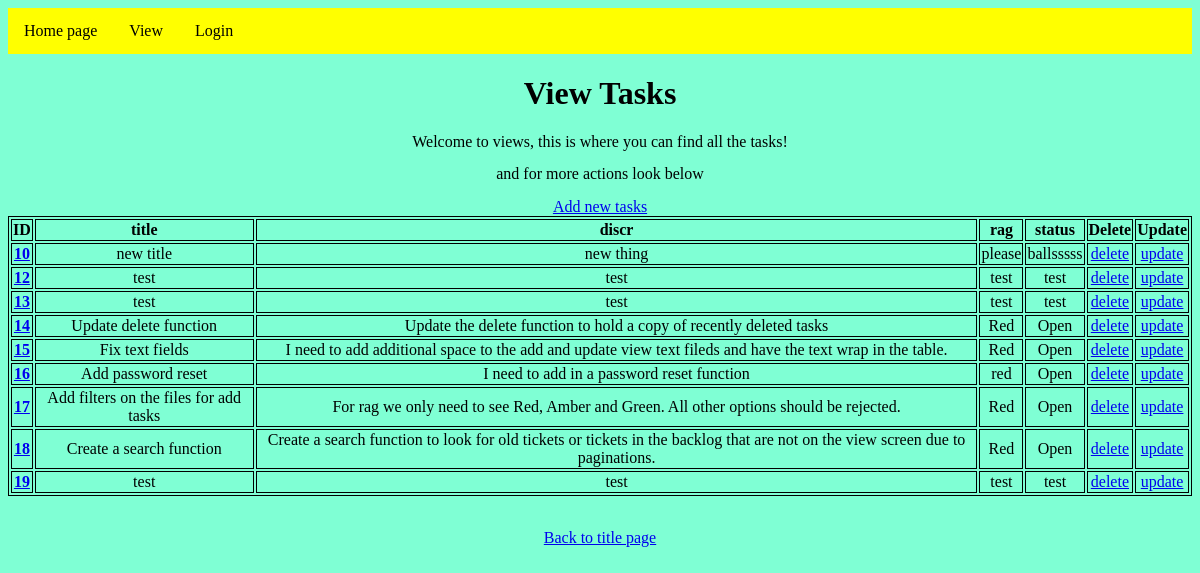
Screenshot of /view/ with the database file from the repository.
### taskmanager/models.py (models this page shows, shortened)
class Task(models.Model):
    title = models.CharField(max_length=255)
    discr = models.CharField(max_length=255)
    rag = models.CharField(max_length=255)
    status = models.CharField(max_length=255)

### taskmanager/views.py (the view)
# urls.py: path("view/", views.TaskListView.as_view(), name="view_tasks"),
class TaskListView(ContextDataMixim, generic.ListView):
    model = Task
    title = "View"
    template_name = "view.html"
    context_object_name = "model"
    paginate_by = 10
    ordering = ["id"]

### taskmanager/views.py (called while the page is built)
    def get_context_data(self, **kwargs: Any) -> dict[str, Any]:
        context = super().get_context_data(**kwargs)
        context["fields"] = Task._meta.fields
        return context

### taskmanager/templates/view.html (shortened to what this page needs)
{% extends "base_layout.html" %}
{% load static %}
        {% block content %}
        <body>
        {% block title%}<h1>View Tasks</h1>{% endblock %}
        <p>Welcome to views, this is where you can find all the tasks!</p>
        <p>and for more actions look below</p>
        <a href="create">Add new tasks</a>
        <br>
        {% endblock %}
        {% block table %}
                <table class="center">
                {% for field in fields %}<th>{{ field.verbose_name }}</th>{% endfor %}
                <th>Delete</th>
                <th>Update</th>
                {% for task in model %}
                    <tr>
                        <td>
                            <a href="{% url 'detail' task.id %}"><b>{{ task.id }}</b></a>
                        </td>
                        <td>{{ task.title }}</td>
                        <td>{{ task.discr }}</td>
                        <td>{{ task.rag }}</td>
                        <td>{{ task.status }}</td>
                        <td><a href="{% url 'delete' task.id %}">delete</a></td>
                        <td><a href="{% url 'update' task.id %}">update</a></td>
                    </tr>
                {% endfor %}
            </table>
        <br>
        <p><a href="{% url 'main' %}">Back to title page</p>
    </body>
    {% endblock %}

### taskmanager/static/mainstatic.css (style rules this page uses)
table, th, td { border: 1px solid black; text-align: center; }
table.center { margin-left: auto; margin-right: auto; }
p { line-height: 1; }
h1, body { text-align: center; }

### taskmanager/templates/base_layout.html (style rules this page uses)
body { background-color:aquamarine; text-align:center; }

### rows the page displays
Task: id "10", title "new title", discr "new thing", rag "please", status "ballsssss"
Task: id "12", title "test", discr "test", rag "test", status "test"
Task: id "13", title "test", discr "test", rag "test", status "test"
Task: id "14", title "Update delete function", discr "Update the delete function to hold a copy of recently deleted tasks", rag "Red", status "Open"
Task: id "15", title "Fix text fields", discr "I need to add additional space to the add and update view text fileds and have the text wrap in the table.", rag "Red", status "Open"
Task: id "16", title "Add password reset", discr "I need to add in a password reset function", rag "red", status "Open"
Task: id "17", title "Add filters on the files for add tasks", discr "For rag we only need to see Red, Amber and Green. All other options should be rejected.", rag "Red", status "Open"
Task: id "18", title "Create a search function", discr "Create a search function to look for old tickets or tickets in the backlog that are not on the view screen due to paginations.", rag "Red", status "Open"
Task: id "19", title "test", discr "test", rag "test", status "test"

### other values shown
{{ field.verbose_name }} "ID" "title" "discr" "rag" "status"
